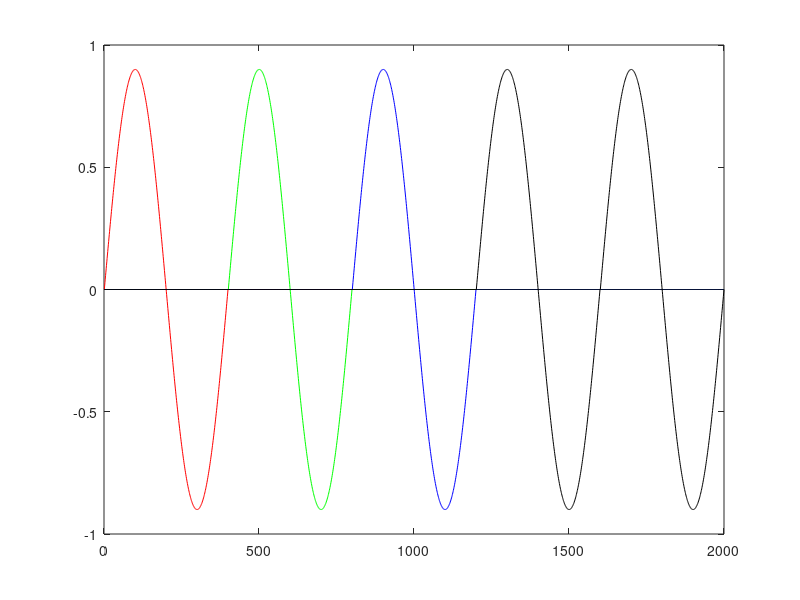

MATLAB code for this plot: (Note: this script raises an error after producing the figure.)
fingers = {'LF1','LF2','LF3','LF4','LF5'}
hz = 200;
finger_period = 2;
duration = finger_period*hz;
open = 0.9;
closed = -0.9;
% For convenience, let tau = 2*pi
tau = 2*pi;
temp_t = linspace(0,tau,duration);
one_bend = sin(temp_t)*0.9;
plot(temp_t,one_bend);

data = zeros(duration*5,5);
i = 0;
data((i+1):(i+duration),1) = one_bend;
i = i+duration;
data((i+1):(i+duration),2) = one_bend;
i = i+duration;
data((i+1):(i+duration),3) = one_bend;
i = i+duration;
data((i+1):(i+duration),4) = one_bend;
i = i+duration;
data((i+1):(i+duration),5) = one_bend;

plot(1:(duration*5), data(:,1), 'r', ...
    1:(duration*5), data(:,2), 'g', ...
    1:(duration*5), data(:,3), 'b', ...
    1:(duration*5), data(:,4), 'k', ...
    1:(duration*5), data(:,5), 'k')
saveTraj('fingerSine.traj',data,fingers);